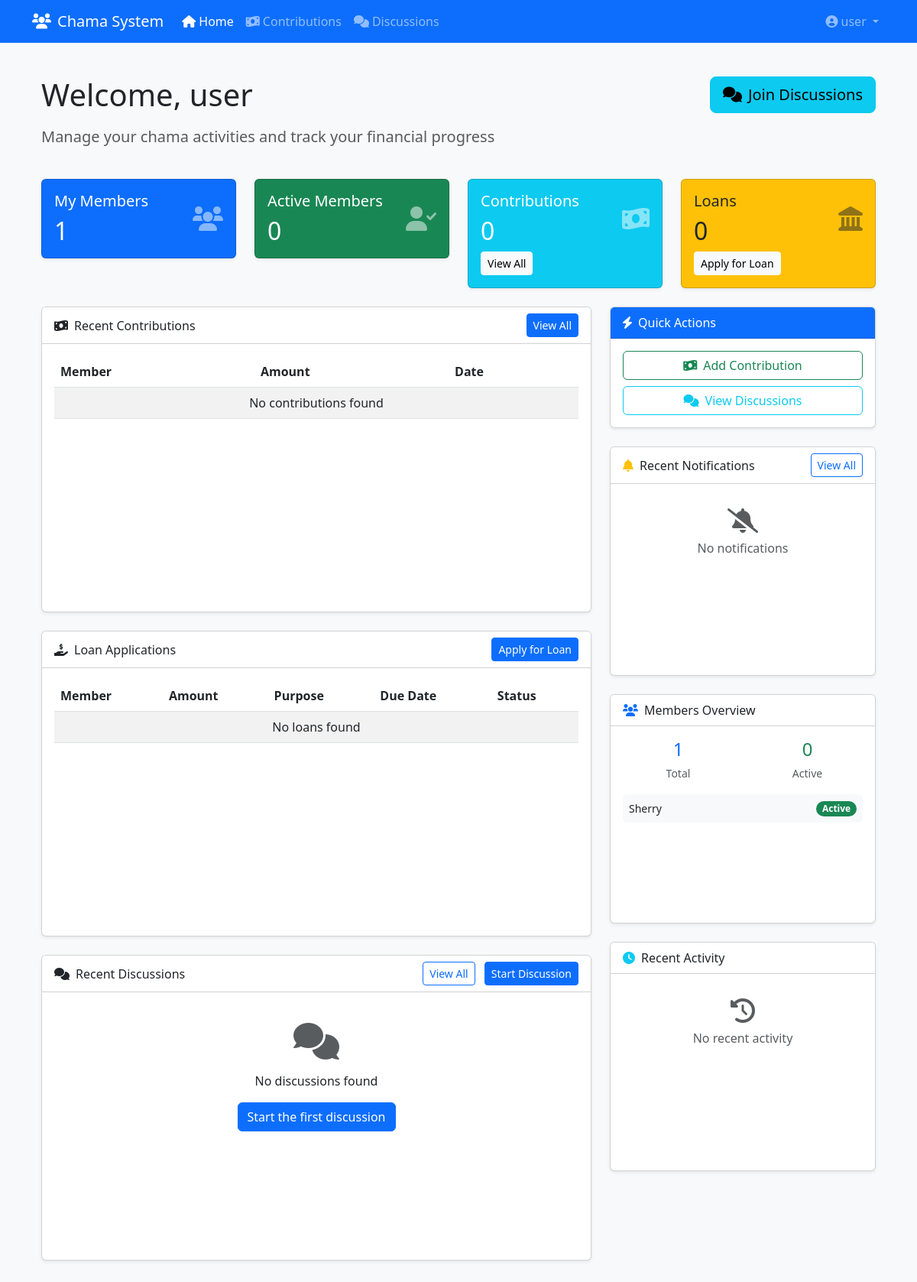
/ (signed in), run on an earlier commit of the app's database.
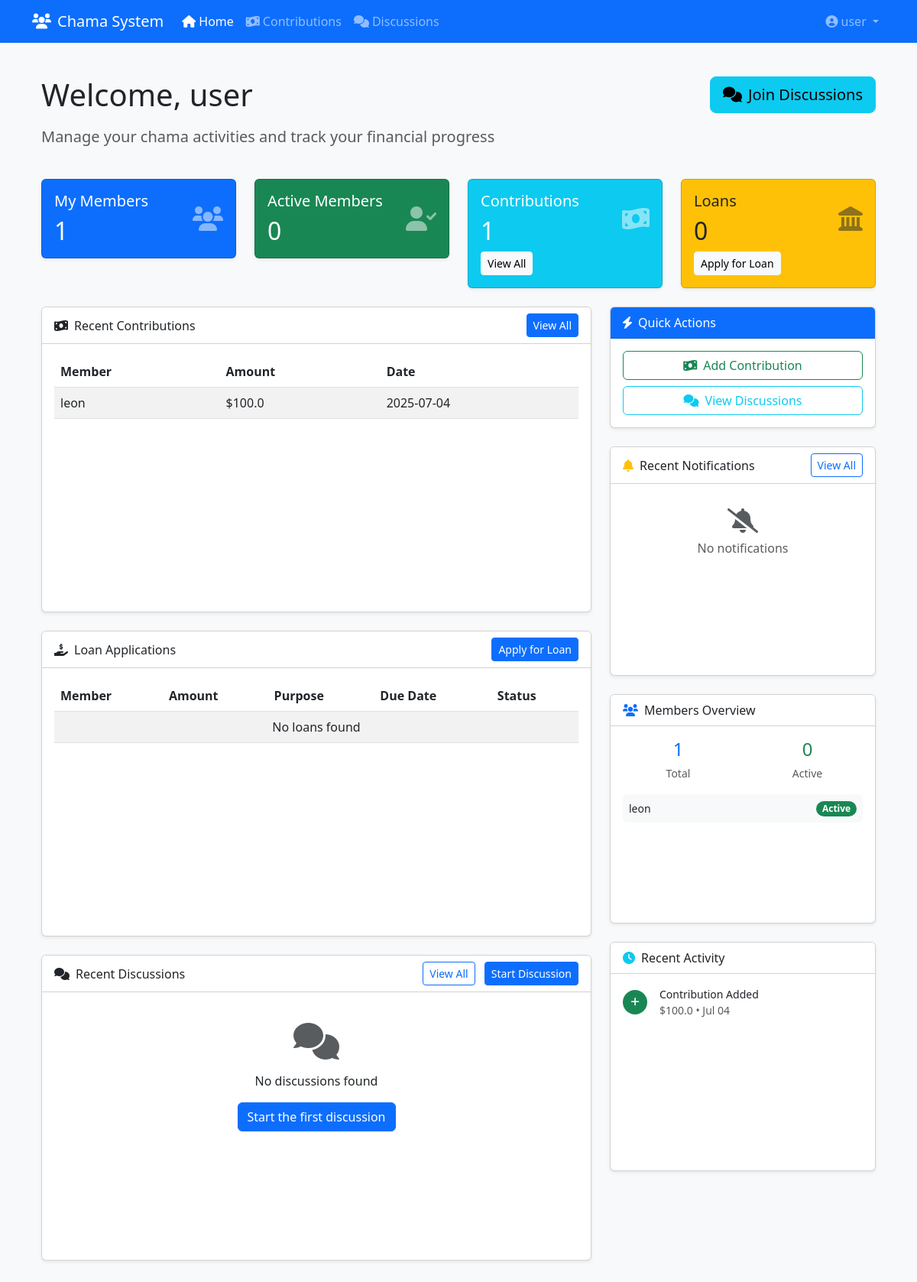
And on a later commit of the database.
### final_app.py (models this page shows)
class Member(db.Model):
    id = db.Column(db.Integer, primary_key=True)
    name = db.Column(db.String(100), nullable=False)
    phone = db.Column(db.String(20), nullable=False, unique=True)
    email = db.Column(db.String(100))
    join_date = db.Column(db.DateTime, default=datetime.utcnow)
    status = db.Column(db.String(20), default='Active')
    user_id = db.Column(db.Integer, db.ForeignKey('user.id'))
    contributions = db.relationship('Contribution', backref='member', lazy=True)
    loans = db.relationship('Loan', backref='member', lazy=True)

class Contribution(db.Model):
    id = db.Column(db.Integer, primary_key=True)
    amount = db.Column(db.Float, nullable=False)
    date = db.Column(db.DateTime, default=datetime.utcnow)
    member_id = db.Column(db.Integer, db.ForeignKey('member.id'), nullable=False)

### final_app.py (the view)
@app.route('/')
@login_required
def index():
    if current_user.is_admin:
        return redirect(url_for('admin_dashboard'))
    members = Member.query.filter_by(status='Active').all()
    contributions = Contribution.query.join(Member)\
        .filter(Member.status == 'Active')\
        .order_by(Contribution.date.desc())\
        .limit(10).all()
    user_contributions = Contribution.query.join(Member)\
        .filter(Member.user_id == current_user.id)\
        .order_by(Contribution.date.desc())\
        .limit(5).all()
    total_contributions = db.session.query(
        db.func.sum(Contribution.amount)
    ).scalar() or 0.0
    user_contributions_total = db.session.query(
        db.func.sum(Contribution.amount)
    ).join(Member)\
     .filter(Member.user_id == current_user.id)\
     .scalar() or 0.0
    notifications = Notification.query.filter_by(user_id=current_user.id)\
        .order_by(Notification.date.desc())\
        .limit(5).all()
    discussions = Discussion.query.order_by(Discussion.date.desc()).limit(5).all()
    loans = Loan.query.join(Member).filter(Member.user_id == current_user.id).all()
    return render_template('dashboard.html',
        members=members,
        contributions=contributions,
        user_contributions=user_contributions,
        total_contributions=total_contributions,
        user_contributions_total=user_contributions_total,
        notifications=notifications,
        discussions=discussions,
        loans=loans
    )

### final_app.py (called while the page is built)
@login_manager.user_loader
def load_user(user_id):
    return User.query.get(int(user_id))

### templates/dashboard.html (shortened to what the changed rows need)
{% extends "base.html" %}
{% block content %}
<div class="container py-4">
    <div class="row mb-4">
        <div class="col-md-8">
            <h1 class="mb-3">Welcome, {{ current_user.username }}</h1>
        </div>
    </div>
    <div class="row mb-4">
        <div class="col-md-3">
            <div class="card bg-primary text-white shadow-sm">
                <div class="card-body">
                    <div class="d-flex justify-content-between align-items-center">
                        <div>
                            <h2 class="card-text">{{ members|length }}</h2>
                        </div>
                    </div>
                </div>
            </div>
        </div>
        <div class="col-md-3">
            <div class="card bg-success text-white shadow-sm">
                <div class="card-body">
                    <div class="d-flex justify-content-between align-items-center">
                        <div>
                            <h2 class="card-text">{{ active_members|length }}</h2>
                        </div>
                    </div>
                </div>
            </div>
        </div>
        <div class="col-md-3">
            <div class="card bg-info text-white shadow-sm">
                <div class="card-body">
                    <div class="d-flex justify-content-between align-items-center">
                        <div>
                            <h5 class="card-title">Contributions</h5>
                            <h2 class="card-text">{{ contributions|length }}</h2>
                        </div>
                    </div>
                </div>
            </div>
        </div>
        <div class="col-md-3">
            <div class="card bg-warning text-dark shadow-sm">
                <div class="card-body">
                    <div class="d-flex justify-content-between align-items-center">
                        <div>
                            <h2 class="card-text">{{ loans|length }}</h2>
                        </div>
                    </div>
                </div>
            </div>
        </div>
    </div>
    <div class="row">
        <div class="col-md-8">
            <div class="card mb-4 shadow-sm fixed-card">
                <div class="card-body scrollable-content">
                    <div class="table-responsive">
                        <table class="table table-striped">
                            <thead>
                                <tr>
                                    <th>Member</th>
                                    <th>Amount</th>
                                    <th>Date</th>
                                </tr>
                            </thead>
                            <tbody>
                                {% for contribution in contributions %}
                                <tr>
                                    <td>{{ contribution.member.name }}</td>
                                    <td>${{ contribution.amount }}</td>
                                    <td>{{ contribution.date.strftime('%Y-%m-%d') }}</td>
                                </tr>
                                {% else %}
                                <tr>
                                    <td colspan="3" class="text-center">No contributions found</td>
                                </tr>
                                {% endfor %}
                            </tbody>
                        </table>
                    </div>
                </div>
            </div>
            <div class="card mb-4 shadow-sm fixed-card">
                <div class="card-body scrollable-content">
                    <div class="table-responsive">
                        <table class="table table-striped">
                            <thead>
                                <tr>
                                    <th>Member</th>
                                    <th>Amount</th>
                                    <th>Purpose</th>
                                    <th>Due Date</th>
                                    <th>Status</th>
                                </tr>
                            </thead>
                        </table>
                    </div>
                </div>
            </div>
        </div>
        <div class="col-md-4">
            <div class="card mb-4 shadow-sm fixed-card-sm">
                <div class="card-body">
                    <div class="scrollable-content-sm">
                        {% if members[:4] %}
                            <div class="recent-members">
                                {% for member in members[:4] %}
                                <div class="d-flex justify-content-between align-items-center mb-2 p-2 bg-light rounded">
                                    <span class="small fw-medium">{{ member.name }}</span>
                                    <span class="badge bg-{{ 'success' if member.status == 'Active' else 'secondary' }} rounded-pill">{{ member.status }}</span>
                                </div>
                                {% endfor %}
                            </div>
                        {% endif %}
                    </div>
                </div>
            </div>
            <div class="card shadow-sm fixed-card-sm">
                <div class="card-body scrollable-content-sm">
                    {% if contributions[:3] or loans[:2] %}
                        <div class="activity-timeline">
                            {% for contribution in contributions[:3] %}
                            <div class="d-flex align-items-center mb-3">
                                <div class="activity-icon bg-success text-white me-3">
                                    <i class="fas fa-plus"></i>
                                </div>
                                <div class="flex-grow-1">
                                    <div class="small fw-medium">Contribution Added</div>
                                    <div class="text-muted small">${{ contribution.amount }} • {{ contribution.date.strftime('%b %d') }}</div>
                                </div>
                            </div>
                            {% endfor %}
                        </div>
                    {% else %}
                        <div class="text-center py-3">
                            <i class="fas fa-history fa-2x text-muted mb-2"></i>
                            <p class="text-muted mb-0">No recent activity</p>
                        </div>
                    {% endif %}
                </div>
            </div>
        </div>
    </div>
</div>
{% endblock %}

What changed in the data, as far as the page shows it:
added Contribution: member.name "leon", amount "100.0", date "2025-07-04", date "Jul 04"
changed Member "Active": name "Sherry" → "leon"
Also different on the page:
{{ contributions|length }}: "0" → "1"
text no longer shown: "No contributions found No recent activity"
